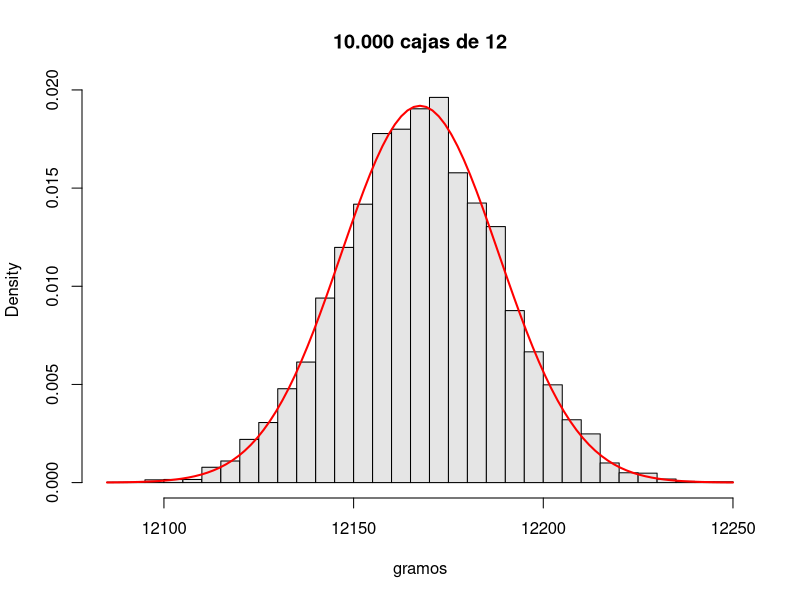

The R source for this figure:
# Programa 3: ajustar la máquina y llenar cajas de 12
# Del artículo «La distribución normal — práctica en R con 10.000 paquetes de gofio, una báscula y cajas de 12 (y la curva que se quedó pegada al suelo)»
# https://sergiolearns.com/distribucion-normal-practica/

sigma <- 6
# 1) ¿Dónde poner la media para que solo el 1 % pese menos de 1000 g?
mu_nueva <- 1000 - qnorm(0.01) * sigma
round(mu_nueva, 2)
# Lo que se regala por paquete y por cada 10.000 paquetes, en kilos
round(c(por_paquete = mu_nueva - 1000, kilos_10000 = (mu_nueva - 1000) * 10000 / 1000), 2)
# 2) Las cajas de 12 paquetes con la máquina ajustada
set.seed(2026)
cajas <- replicate(10000, sum(rnorm(12, mu_nueva, sigma)))
round(c(media = mean(cajas), sd = sd(cajas)), 2)
round(c(teorica_media = 12 * mu_nueva, teorica_sd = sqrt(12) * sigma, mal = 12 * sigma), 2)
# La caja declara 12 kg: ¿cuántas pesan menos de 12000 g?
c(simulada = mean(cajas < 12000),
  teorica = pnorm(12000, 12 * mu_nueva, sqrt(12) * sigma))
# Y por debajo de 12.150 g (1012,5 g por paquete de media)
round(c(simulada = mean(cajas < 12150),
        teorica = pnorm(12150, 12 * mu_nueva, sqrt(12) * sigma)), 4)
hist(cajas, freq = FALSE, breaks = 40, col = "grey90",
     main = "10.000 cajas de 12", xlab = "gramos")
curve(dnorm(x, 12 * mu_nueva, sqrt(12) * sigma), add = TRUE, lwd = 2, col = "red")
# 3) ¿Y si en vez de subir la media se compra una máquina más precisa?
sigma_nueva <- (1004 - 1000) / qnorm(0.99)   # sigma con media 1004 y 1 % debajo
round(sigma_nueva, 2)
pnorm(1000, 1004, sigma_nueva)
